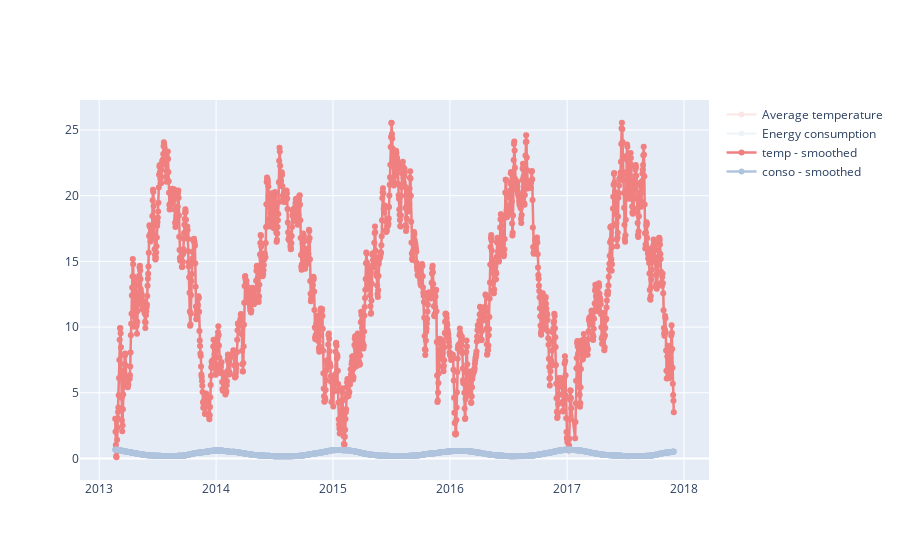

This figure's notebook cell:
### Markdown cell above
Let's add even more traces:

### Code cell
# trace 3: average temperature - smoothed
y3 = df_consumption_vs_temperature.smothed_avg_temp
label = 'temp - smoothed'
color = font['color']['primary']
lw = font['line width'] + 0.5
plot_args3 = (x, y3, label, color, lw)

# trace 4: energy consumption - smoothed
y4 = df_consumption_vs_temperature.smothed_conso
label = "conso - smoothed"
color = font['color']['secondary']
lw = font['line width'] + 0.5
plot_args4 = (x, y4, label, color, lw)


add_data_to_figure(fig, *plot_args3)
add_data_to_figure(fig, *plot_args4)


fig.show()

### Figure 1 — Plotly figure (JSON) as saved in the notebook; plotly's stock layout.template omitted (floating-point values rounded to 4 significant figures; data arrays with more than 128 entries replaced by an {"elided": "..."} marker saying what was removed)
{"data": [{"connectgaps": true, "line": {"color": "lightcoral", "width": 2}, "mode": "lines+markers", "name": "Average temperature", "opacity": 0.2, "type": "scatter", "uid": "e175e28a-29d0-4ae0-bae2-11aab5c24e42", "x": {"elided": "1717 str values"}, "y": {"elided": "1717 float values"}}, {"connectgaps": true, "line": {"color": "lightsteelblue", "width": 2}, "mode": "lines+markers", "name": "Energy consumption", "opacity": 0.2, "type": "scatter", "uid": "de43d322-2c2d-417d-ae84-190e833af306", "x": {"elided": "1717 str values"}, "y": {"elided": "1717 float values"}}, {"connectgaps": true, "line": {"color": "lightcoral", "width": 2.5}, "mode": "lines+markers", "name": "temp - smoothed", "opacity": 1, "type": "scatter", "uid": "f88b8d1c-2863-4ecb-af25-40aa8c4420af", "x": {"elided": "1717 str values"}, "y": {"elided": "1717 float values"}}, {"connectgaps": true, "line": {"color": "lightsteelblue", "width": 2.5}, "mode": "lines+markers", "name": "conso - smoothed", "opacity": 1, "type": "scatter", "uid": "4e04913e-1782-4d7b-a7e5-c2d611d4cb3a", "x": {"elided": "1717 str values"}, "y": {"elided": "1717 float values"}}], "layout": {}}
